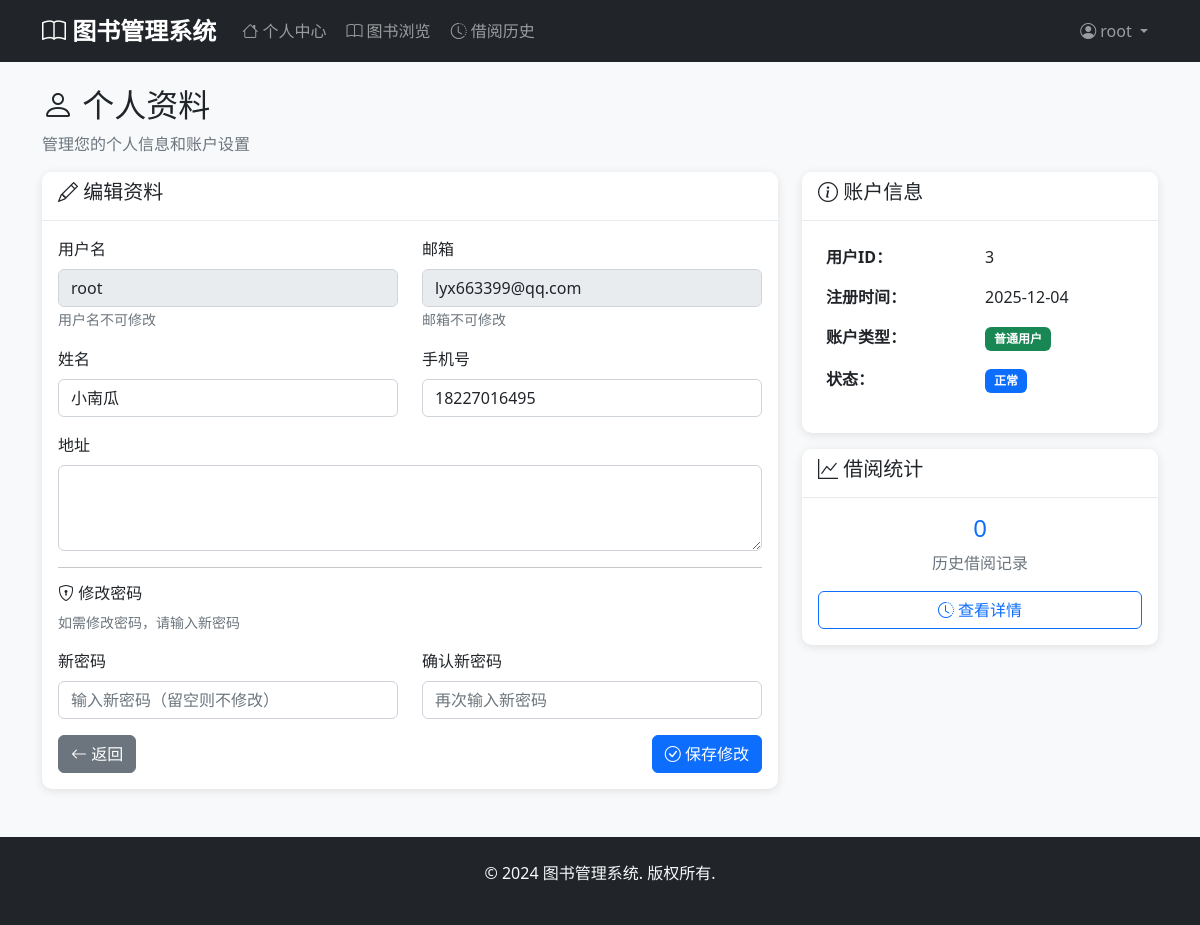
Page /user/profile (signed in) on the committed database.
### models.py (models this page shows, shortened)
class User(db.Model, UserMixin):
    __tablename__ = 'users'
    id = db.Column(db.Integer, primary_key=True)
    username = db.Column(db.String(80), unique=True, nullable=False)
    email = db.Column(db.String(120), unique=True, nullable=False)
    password_hash = db.Column(db.String(128), nullable=False)
    full_name = db.Column(db.String(100), nullable=False)
    phone = db.Column(db.String(20))
    address = db.Column(db.Text)
    created_at = db.Column(db.DateTime, default=datetime.utcnow)
    borrow_records = db.relationship('BorrowRecord', backref='user', lazy=True)

### app.py (the view, shortened to what this page needs)
@app.route('/user/profile', methods=['GET', 'POST'])
@login_required
def user_profile():
    if isinstance(current_user, Admin):
        abort(403)
    return render_template('user/profile.html')

### app.py (called while the page is built)
@login_manager.user_loader
def load_user(user_id):
    try:
        user_id = int(user_id)
        admin = Admin.query.get(user_id)
        if admin:
            return admin
        user = User.query.get(user_id)
        return user
    except (ValueError, TypeError):
        return None

### templates/user/profile.html (shortened to what this page needs)
{% extends "base.html" %}
{% block content %}
<div class="row">
    <div class="col-12">
        <h2><i class="bi bi-person"></i> 个人资料</h2>
        <p class="text-muted">管理您的个人信息和账户设置</p>
    </div>
</div>
<div class="row">
    <div class="col-md-8">
        <div class="card">
            <div class="card-header">
                <h5><i class="bi bi-pencil"></i> 编辑资料</h5>
            </div>
            <div class="card-body">
                <form method="POST">
                    <div class="row">
                        <div class="col-md-6 mb-3">
                            <label for="username" class="form-label">用户名</label>
                            <input type="text" class="form-control" id="username" value="{{ current_user.username }}" readonly>
                            <small class="form-text text-muted">用户名不可修改</small>
                        </div>
                        <div class="col-md-6 mb-3">
                            <label for="email" class="form-label">邮箱</label>
                            <input type="email" class="form-control" id="email" value="{{ current_user.email }}" readonly>
                            <small class="form-text text-muted">邮箱不可修改</small>
                        </div>
                    </div>
                    <div class="row">
                        <div class="col-md-6 mb-3">
                            <label for="full_name" class="form-label">姓名</label>
                            <input type="text" class="form-control" id="full_name" name="full_name"
                                   value="{{ current_user.full_name or '' }}">
                        </div>
                        <div class="col-md-6 mb-3">
                            <label for="phone" class="form-label">手机号</label>
                            <input type="tel" class="form-control" id="phone" name="phone"
                                   value="{{ current_user.phone or '' }}">
                        </div>
                    </div>
                    <div class="mb-3">
                        <label for="address" class="form-label">地址</label>
                        <textarea class="form-control" id="address" name="address" rows="3">{{ current_user.address or '' }}</textarea>
                    </div>
                    <hr>
                    <h6><i class="bi bi-shield-lock"></i> 修改密码</h6>
                    <p class="text-muted small">如需修改密码，请输入新密码</p>
                    <div class="row">
                        <div class="col-md-6 mb-3">
                            <label for="password" class="form-label">新密码</label>
                            <input type="password" class="form-control" id="password" name="password"
                                   placeholder="输入新密码（留空则不修改）">
                        </div>
                        <div class="col-md-6 mb-3">
                            <label for="confirm_password" class="form-label">确认新密码</label>
                            <input type="password" class="form-control" id="confirm_password" name="confirm_password"
                                   placeholder="再次输入新密码">
                        </div>
                    </div>
                    <div class="d-flex justify-content-between">
                        <a href="{{ url_for('user_dashboard') }}" class="btn btn-secondary">
                            <i class="bi bi-arrow-left"></i> 返回
                        </a>
                        <button type="submit" class="btn btn-primary">
                            <i class="bi bi-check-circle"></i> 保存修改
                        </button>
                    </div>
                </form>
            </div>
        </div>
    </div>
    <div class="col-md-4">
        <div class="card">
            <div class="card-header">
                <h5><i class="bi bi-info-circle"></i> 账户信息</h5>
            </div>
            <div class="card-body">
                <table class="table table-borderless">
                    <tbody>
                        <tr>
                            <td><strong>用户ID：</strong></td>
                            <td>{{ current_user.id }}</td>
                        </tr>
                        <tr>
                            <td><strong>注册时间：</strong></td>
                            <td>{{ current_user.created_at.strftime('%Y-%m-%d') }}</td>
                        </tr>
                        <tr>
                            <td><strong>账户类型：</strong></td>
                            <td><span class="badge bg-success">普通用户</span></td>
                        </tr>
                        <tr>
                            <td><strong>状态：</strong></td>
                            <td><span class="badge bg-primary">正常</span></td>
                        </tr>
                    </tbody>
                </table>
            </div>
        </div>
        <div class="card mt-3">
            <div class="card-header">
                <h5><i class="bi bi-graph-up"></i> 借阅统计</h5>
            </div>
            <div class="card-body">
                <div class="text-center">
                    <h4 class="text-primary">{{ borrow_records|length if borrow_records else 0 }}</h4>
                    <p class="text-muted">历史借阅记录</p>
                </div>
                <a href="{{ url_for('borrow_history') }}" class="btn btn-outline-primary w-100">
                    <i class="bi bi-clock-history"></i> 查看详情
                </a>
            </div>
        </div>
    </div>
</div>
{% endblock %}

### templates/base.html (shortened to what this page needs)
<!DOCTYPE html>
<html lang="zh-CN">
<head>
    <link href="https://cdn.jsdelivr.net/npm/bootstrap@5.1.3/dist/css/bootstrap.min.css" rel="stylesheet">
    <link href="https://cdn.jsdelivr.net/npm/bootstrap-icons@1.7.2/font/bootstrap-icons.css" rel="stylesheet">
    <link href="{{ url_for('static', filename='css/style.css') }}" rel="stylesheet">
</head>
<body>
    <nav class="navbar navbar-expand-lg navbar-dark bg-dark">
        <div class="container">
            <a class="navbar-brand" href="{{ url_for('index') }}">
                <i class="bi bi-book"></i> 图书管理系统
            </a>
            <div class="collapse navbar-collapse" id="navbarNav">
                {% if current_user.is_authenticated %}
                    {% if current_user.__class__.__name__ == 'Admin' %}
                        <ul class="navbar-nav me-auto">
                            <li class="nav-item">
                                <a class="nav-link" href="{{ url_for('admin_dashboard') }}">
                                    <i class="bi bi-speedometer2"></i> 仪表板
                                </a>
                            </li>
                            <li class="nav-item dropdown">
                                <a class="nav-link dropdown-toggle" href="#" id="manageDropdown" role="button" data-bs-toggle="dropdown">
                                    <i class="bi bi-gear"></i> 系统管理
                                </a>
                                <ul class="dropdown-menu">
                                    <li><a class="dropdown-item" href="{{ url_for('admin_users') }}">用户管理</a></li>
                                    <li><a class="dropdown-item" href="{{ url_for('admin_books') }}">图书管理</a></li>
                                    <li><a class="dropdown-item" href="{{ url_for('admin_categories') }}">分类管理</a></li>
                                    <li><a class="dropdown-item" href="{{ url_for('admin_borrow_records') }}">借阅记录</a></li>
                                </ul>
                            </li>
                        </ul>
                    {% else %}
                        <ul class="navbar-nav me-auto">
                            <li class="nav-item">
                                <a class="nav-link" href="{{ url_for('user_dashboard') }}">
                                    <i class="bi bi-house"></i> 个人中心
                                </a>
                            </li>
                            <li class="nav-item">
                                <a class="nav-link" href="{{ url_for('browse_books') }}">
                                    <i class="bi bi-book"></i> 图书浏览
                                </a>
                            </li>
                            <li class="nav-item">
                                <a class="nav-link" href="{{ url_for('borrow_history') }}">
                                    <i class="bi bi-clock-history"></i> 借阅历史
                                </a>
                            </li>
                        </ul>
                    {% endif %}
                {% endif %}
                <ul class="navbar-nav">
                    {% if current_user.is_authenticated %}
                        <li class="nav-item dropdown">
                            <a class="nav-link dropdown-toggle" href="#" id="userDropdown" role="button" data-bs-toggle="dropdown">
                                <i class="bi bi-person-circle"></i> {{ current_user.username }}
                            </a>
                        </li>
                    {% endif %}
                </ul>
            </div>
        </div>
    </nav>
    <main class="container mt-4 mb-5">
        {% block content %}{% endblock %}
    </main>
    <footer class="bg-dark text-light py-4 mt-5">
        <div class="container text-center">
            <p>&copy; 2024 图书管理系统. 版权所有.</p>
        </div>
    </footer>
</body>
</html>

### static/css/style.css (style rules this page uses)
body { font-family: 'Segoe UI', Tahoma, Geneva, Verdana, sans-serif; background-color: #f8f9fa; }
.navbar-brand { font-weight: bold; font-size: 1.5rem; }
.navbar-nav .nav-link { border-radius: 5px; margin: 0 2px; transition: all 0.3s ease; }
.card { border: none; border-radius: 10px; box-shadow: 0 2px 10px rgba(0, 0, 0, 0.1); transition: transform 0.2s ease, box-shadow 0.2s ease; }
.card-header { background-color: #fff; border-bottom: 1px solid #e9ecef; border-radius: 10px 10px 0 0 !important; font-weight: 600; }
.btn { border-radius: 6px; font-weight: 500; transition: all 0.3s ease; }
.table { border-radius: 10px; overflow: hidden; }
.form-control, .form-select { border-radius: 6px; border: 1px solid #ced4da; transition: all 0.3s ease; }
.badge { font-size: 0.75rem; padding: 0.5em 0.75em; border-radius: 6px; }
.card, .alert { animation: fadeIn 0.5s ease-out; }
footer { margin-top: auto; }

### rows in the picture
User: username "root", email "lyx663399@qq.com", full_name "小南瓜", phone "18227016495", id "3", created_at "2025-12-04"

### other values in the picture
{{ borrow_records|length if borrow_records else 0 }} "0"
